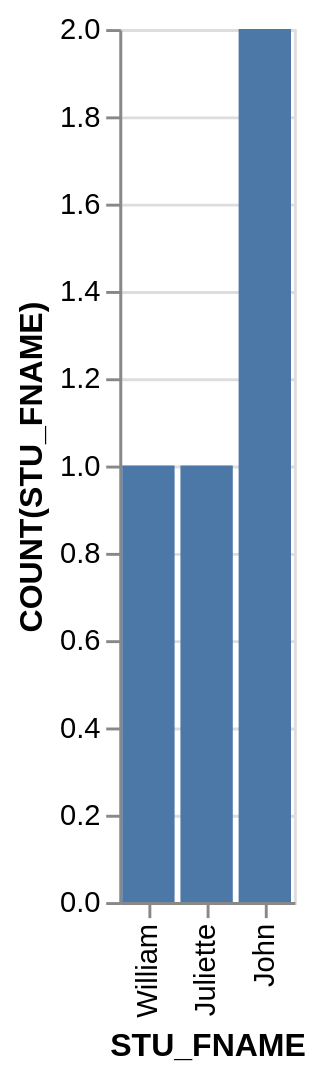

This figure's Vega-Lite source:
### Vega-Lite specification from a JSON file in a GitHub repository (floating-point values rounded to 4 significant figures)
{"data": {"values": [{"x_data": "William", "y_data": 1}, {"x_data": "Juliette", "y_data": 1}, {"x_data": "John", "y_data": 2}]}, "mark": "bar", "encoding": {"x": {"field": "x_data", "type": "nominal", "title": "STU_FNAME", "sort": "descending"}, "y": {"field": "y_data", "type": "quantitative", "title": "COUNT(STU_FNAME)"}}}
